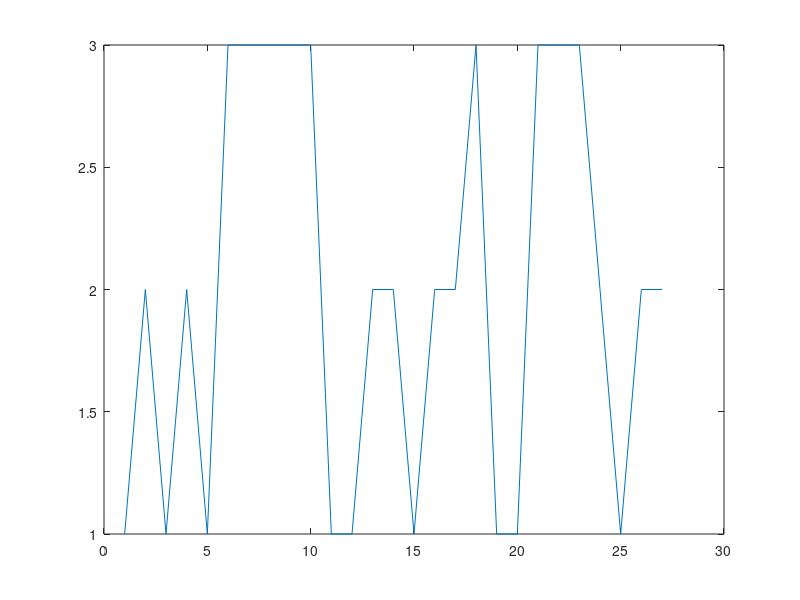

The MATLAB script that drew this image: (Note: this script raises an error after producing the figure.)
numTrials = 27;
%coin = floor((3*rand(numTrials,1))) + 1;

coin = [1*ones(1,numTrials/3) 2*ones(1,numTrials/3) 3*ones(1,numTrials/3)];
coin = coin(randperm(numTrials));

% hist(coin)
plot(coin)
%

% hard = 3; soft = 2; no object = 1;
userAnswer = nan(size(coin));
for i = 1:length(coin)
    switch coin(i)
        case 3
            reply = questdlg({'Present the HARD object','Which detected?'},'Hard / Soft','Hard','Soft','None','None');
        case 2
            reply = questdlg({'Present the SOFT object','Which detected?'},'Hard / Soft','Hard','Soft','None','None');
        case 1
            reply = questdlg({'Present NO object','Which detected?'},'Hard / Soft','Hard','Soft','None','None');
    end
    
    switch reply
        case 'Hard'
            userAnswer(i) = 3;
        case 'Soft'
            userAnswer(i) = 2;
        case 'None'
            userAnswer(i) = 1;
        otherwise
            break;
    end
    
    pause(0.1)
    fprintf('Trial #%d of %d completed\n',i,length(coin))
end


%%
notes = {'hard = 3; soft = 2; no object = 1;'
    'first col == correct second col == user'};
results = [coin(:) userAnswer(:)];
fname = UiTools.ui_select_data_file('.tactorAssessment','JH_TH01_L_');
if ~isempty(fname)
    save(fname,'results','notes')
end
%%
pctCorrect = sum(results(:,1) == results(:,2)) / size(results,1) * 100;
fprintf('User scored %6.1f %% correct\n',pctCorrect)

